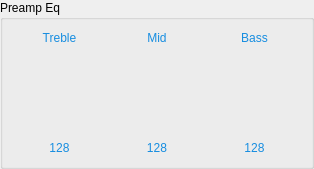
             <widget class="QGroupBox" name="preampEqSection">
              <property name="minimumSize">
               <size>
                <width>314</width>
                <height>0</height>
               </size>
              </property>
              <property name="maximumSize">
               <size>
                <width>314</width>
                <height>16777215</height>
               </size>
              </property>
              <property name="styleSheet">
               <string notr="true">QLabel {
    color: #168de0;
}
</string>
              </property>
              <property name="title">
               <string>Preamp Eq</string>
              </property>
              <layout class="QHBoxLayout" name="preampEqLayout">
               <item>
                <layout class="QVBoxLayout" name="trebleContainer">
                 <item>
                  <widget class="QLabel" name="lblTreble">
                   <property name="text">
                    <string>Treble</string>
                   </property>
                   <property name="alignment">
                    <set>Qt::AlignmentFlag::AlignCenter</set>
                   </property>
                  </widget>
                 </item>
                 <item alignment="Qt::AlignmentFlag::AlignHCenter">
                  <widget class="RemoteKnob" name="knobTreble" native="true">
                   <property name="minimumSize">
                    <size>
                     <width>84</width>
                     <height>84</height>
                    </size>
                   </property>
                   <property name="maximumSize">
                    <size>
                     <width>84</width>
                     <height>84</height>
                    </size>
                   </property>
                  </widget>
                 </item>
                 <item>
                  <widget class="QLabel" name="valTreble">
                   <property name="text">
                    <string>128</string>
                   </property>
                   <property name="alignment">
                    <set>Qt::AlignmentFlag::AlignCenter</set>
                   </property>
                  </widget>
                 </item>
                </layout>
               </item>
               <item>
                <layout class="QVBoxLayout" name="midContainer">
                 <item>
                  <widget class="QLabel" name="lblMid">
                   <property name="text">
                    <string>Mid</string>
                   </property>
                   <property name="alignment">
                    <set>Qt::AlignmentFlag::AlignCenter</set>
                   </property>
                  </widget>
                 </item>
                 <item alignment="Qt::AlignmentFlag::AlignHCenter">
                  <widget class="RemoteKnob" name="knobMid" native="true">
                   <property name="minimumSize">
                    <size>
                     <width>84</width>
                     <height>84</height>
                    </size>
                   </property>
                   <property name="maximumSize">
                    <size>
                     <width>84</width>
                     <height>84</height>
                    </size>
                   </property>
                  </widget>
                 </item>
                 <item>
                  <widget class="QLabel" name="valMid">
                   <property name="text">
                    <string>128</string>
                   </property>
                   <property name="alignment">
                    <set>Qt::AlignmentFlag::AlignCenter</set>
                   </property>
                  </widget>
                 </item>
                </layout>
               </item>
               <item>
                <layout class="QVBoxLayout" name="bassContainer">
                 <item>
                  <widget class="QLabel" name="lblBass">
                   <property name="text">
                    <string>Bass</string>
                   </property>
                   <property name="alignment">
                    <set>Qt::AlignmentFlag::AlignCenter</set>
                   </property>
                  </widget>
                 </item>
                 <item alignment="Qt::AlignmentFlag::AlignHCenter">
                  <widget class="RemoteKnob" name="knobBass" native="true">
                   <property name="minimumSize">
                    <size>
                     <width>84</width>
                     <height>84</height>
                    </size>
                   </property>
                   <property name="maximumSize">
                    <size>
                     <width>84</width>
                     <height>84</height>
                    </size>
                   </property>
                  </widget>
                 </item>
                 <item>
                  <widget class="QLabel" name="valBass">
                   <property name="text">
                    <string>128</string>
                   </property>
                   <property name="alignment">
                    <set>Qt::AlignmentFlag::AlignCenter</set>
                   </property>
                  </widget>
                 </item>
                </layout>
               </item>
              </layout>
             </widget>
